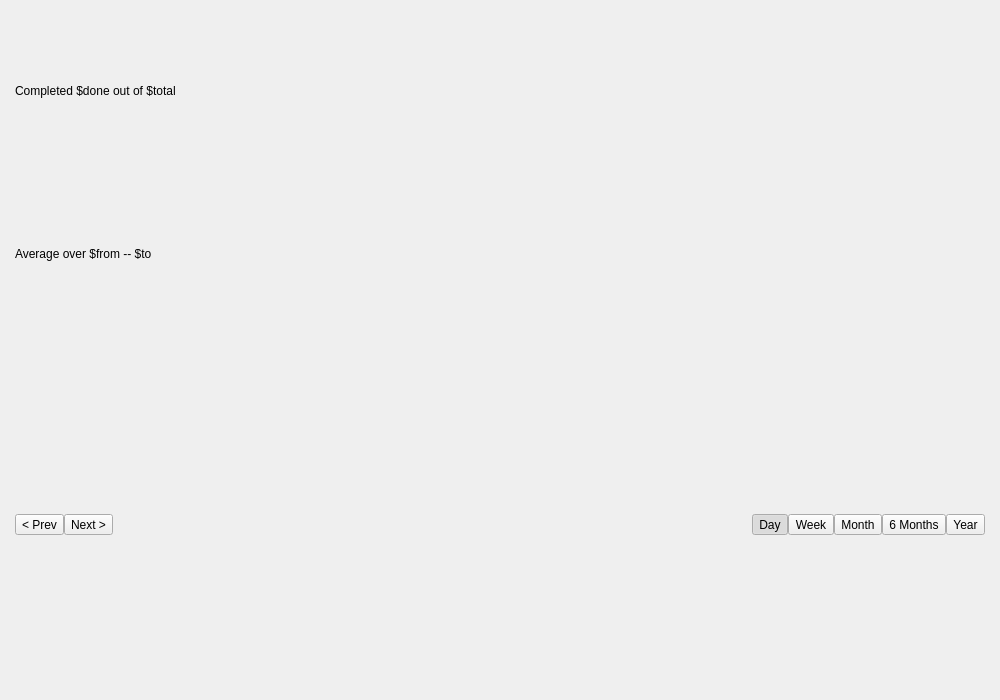
<?xml version="1.0" encoding="UTF-8"?>
<!--
  ~ Flowkeeper - Pomodoro timer for power users and teams
  ~ Copyright (c) 2023 Constantine Kulak
  ~
  ~ This program is free software: you can redistribute it and/or modify
  ~ it under the terms of the GNU General Public License as published by
  ~ the Free Software Foundation; either version 3 of the License, or
  ~ (at your option) any later version.
  ~
  ~ This program is distributed in the hope that it will be useful,
  ~ but WITHOUT ANY WARRANTY; without even the implied warranty of
  ~ MERCHANTABILITY or FITNESS FOR A PARTICULAR PURPOSE.  See the
  ~ GNU General Public License for more details.
  ~
  ~ You should have received a copy of the GNU General Public License
  ~ along with this program.  If not, see <https://www.gnu.org/licenses/>.
  -->

<ui version="4.0">
 <class>StatsWindow</class>
 <widget class="QDialog" name="StatsWindow">
  <property name="geometry">
   <rect>
    <x>0</x>
    <y>0</y>
    <width>1000</width>
    <height>700</height>
   </rect>
  </property>
  <property name="windowTitle">
   <string>Pomodoro Health</string>
  </property>
   <layout class="QVBoxLayout" name="verticalLayout">
    <property name="spacing">
     <number>0</number>
    </property>
    <property name="leftMargin">
     <number>0</number>
    </property>
    <property name="topMargin">
     <number>0</number>
    </property>
    <property name="rightMargin">
     <number>0</number>
    </property>
    <property name="bottomMargin">
     <number>0</number>
    </property>
    <item>
     <layout class="QVBoxLayout" name="statsHeader">
      <property name="spacing">
       <number>0</number>
      </property>
      <property name="leftMargin">
       <number>15</number>
      </property>
      <property name="topMargin">
       <number>10</number>
      </property>
      <property name="rightMargin">
       <number>15</number>
      </property>
      <property name="bottomMargin">
       <number>15</number>
      </property>
      <item>
       <widget class="QLabel" name="statsHeaderText">
        <property name="text">
         <string>Completed $done out of $total</string>
        </property>
        <property name="textFormat">
         <enum>Qt::RichText</enum>
        </property>
        <property name="margin">
         <number>0</number>
        </property>
       </widget>
      </item>
      <item>
       <widget class="QLabel" name="statsHeaderSubtext">
        <property name="text">
         <string>Average over $from -- $to</string>
        </property>
        <property name="margin">
         <number>0</number>
        </property>
       </widget>
      </item>
     </layout>
    </item>
    <item>
     <widget class="QWidget" name="statsMain" native="true">
      <layout class="QVBoxLayout" name="verticalLayout_4">
       <property name="spacing">
        <number>0</number>
       </property>
       <property name="leftMargin">
        <number>0</number>
       </property>
       <property name="topMargin">
        <number>0</number>
       </property>
       <property name="rightMargin">
        <number>0</number>
       </property>
       <property name="bottomMargin">
        <number>0</number>
       </property>
       <item>
        <layout class="QVBoxLayout" name="statsControls">
         <property name="spacing">
          <number>0</number>
         </property>
         <property name="topMargin">
          <number>0</number>
         </property>
         <item>
          <layout class="QHBoxLayout" name="periodLayout">
           <property name="spacing">
            <number>0</number>
           </property>
           <property name="leftMargin">
            <number>15</number>
           </property>
           <property name="topMargin">
            <number>15</number>
           </property>
           <property name="rightMargin">
            <number>15</number>
           </property>
           <property name="bottomMargin">
            <number>15</number>
           </property>
           <item>
            <widget class="QToolButton" name="prev">
             <property name="text">
              <string>&lt; Prev</string>
             </property>
            </widget>
           </item>
           <item>
            <widget class="QToolButton" name="next">
             <property name="text">
              <string>Next &gt;</string>
             </property>
            </widget>
           </item>
           <item>
            <spacer name="hs1">
             <property name="orientation">
              <enum>Qt::Horizontal</enum>
             </property>
             <property name="sizeHint" stdset="0">
              <size>
               <width>40</width>
               <height>20</height>
              </size>
             </property>
            </spacer>
           </item>
           <item>
            <widget class="QToolButton" name="day">
             <property name="text">
              <string>Day</string>
             </property>
             <property name="checkable">
              <bool>true</bool>
             </property>
             <property name="checked">
              <bool>true</bool>
             </property>
            </widget>
           </item>
           <item>
            <widget class="QToolButton" name="week">
             <property name="text">
              <string>Week</string>
             </property>
             <property name="checkable">
              <bool>true</bool>
             </property>
            </widget>
           </item>
           <item>
            <widget class="QToolButton" name="month">
             <property name="text">
              <string>Month</string>
             </property>
             <property name="checkable">
              <bool>true</bool>
             </property>
            </widget>
           </item>
           <item>
            <widget class="QToolButton" name="month6">
             <property name="text">
              <string>6 Months</string>
             </property>
             <property name="checkable">
              <bool>true</bool>
             </property>
            </widget>
           </item>
           <item>
            <widget class="QToolButton" name="year">
             <property name="text">
              <string>Year</string>
             </property>
             <property name="checkable">
              <bool>true</bool>
             </property>
            </widget>
           </item>
          </layout>
         </item>
        </layout>
       </item>
       <item>
        <layout class="QVBoxLayout" name="statsGraph"/>
       </item>
      </layout>
     </widget>
    </item>
   </layout>
  </widget>
 <resources/>
 <connections/>
</ui>
